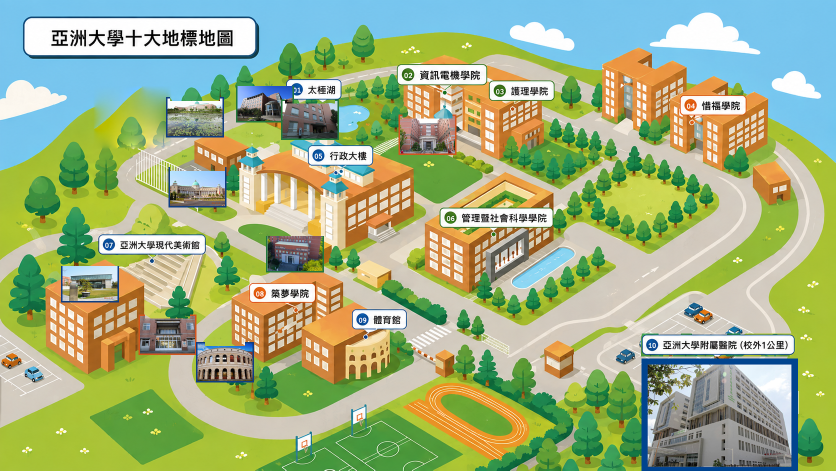
#> input picture campus-quest/asiav3.png, 1672 x 941 px, found by its file name (shown at 1/2 size)
$ python find_capsules.py
#> lines starting #> are read from the running program, lines starting #| are printed output that depends on the picture; after the words box and inside, x2 and y2 are one past the last pixel; in counts of white or black regions, pixels touching at a corner belong together
import cv2
import numpy as np

img = cv2.imread("asiav3.png")
#> img is the input picture: shape (941, 1672, 3); mean B, G, R 130.9, 177.7, 159.6
if img is None:
    print("Failed to load")
    exit()

hsv = cv2.cvtColor(img, cv2.COLOR_BGR2HSV)
#> hsv: shape (941, 1672, 3); mean H, S, V 46.1, 116.9, 195.7

# Define color ranges in HSV
# Note: Tune these if needed.
color_ranges = {
    "blue": (np.array([100, 120, 80]), np.array([125, 255, 180])),
    "green": (np.array([40, 80, 80]), np.array([75, 255, 160])),
    "orange": (np.array([0, 120, 150]), np.array([20, 255, 255]))
}

debug_img = img.copy()

for color_name, (lower, upper) in color_ranges.items():
    mask = cv2.inRange(hsv, lower, upper)
    # Perform some morphological closing to merge text gaps inside capsules
    kernel = cv2.getStructuringElement(cv2.MORPH_RECT, (15, 5))
    mask_closed = cv2.morphologyEx(mask, cv2.MORPH_CLOSE, kernel)

    # Find contours
    contours, _ = cv2.findContours(mask_closed, cv2.RETR_EXTERNAL, cv2.CHAIN_APPROX_SIMPLE)

    print(f"\nCandidates for {color_name}:")
    for i, cnt in enumerate(contours):
        area = cv2.contourArea(cnt)
        if 800 < area < 10000: # Typical capsule size area filter
            x, y, w, h = cv2.boundingRect(cnt)
            # Filter by aspect ratio (capsules are wide rectangles)
            aspect_ratio = w / float(h)
            if 2.0 < aspect_ratio < 7.0:
                cx = x + w // 2
                cy = y + h // 2
                print(f"  ID {i}: Centroid=({cx}, {cy}), Rect=({x},{y},{w},{h}), Area={area:.1f}, AspectRatio={aspect_ratio:.2f}")
                # Draw bounding box and label
                cv2.rectangle(debug_img, (x, y), (x + w, y + h), (0, 255, 0), 2)
                cv2.circle(debug_img, (cx, cy), 5, (0, 0, 255), -1)
                cv2.putText(debug_img, f"{color_name}_{i}", (x, y - 5), cv2.FONT_HERSHEY_SIMPLEX, 0.5, (0, 0, 255), 1)
#> this loop made 3 passes
#> pass 1, `mask = cv2.inRange(hsv, lower, upper)`:
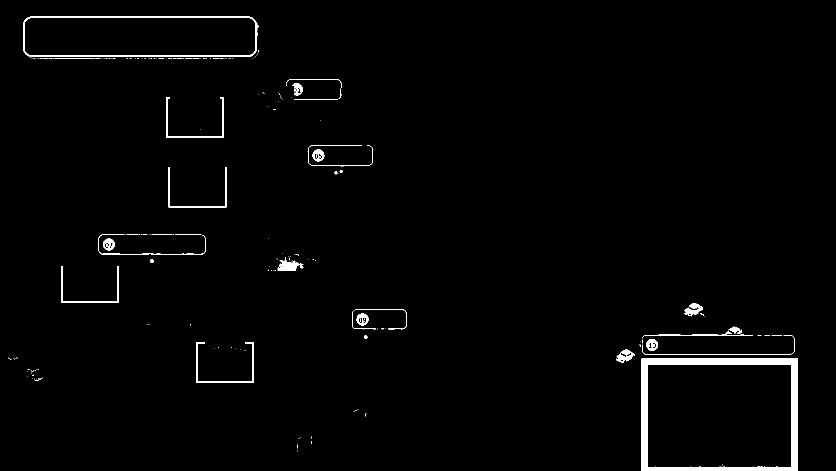
#> mask: shape (941, 1672) (shown at 1/2 size); 1.5% white; 206 white regions (170 under 20 px), largest, box (x1, y1, x2, y2) and area: (1283, 717, 1596, 941) 11116, (46, 33, 516, 116) 2781, (392, 684, 508, 765) 906
#> pass 1, `mask_closed = cv2.morphologyEx(mask, cv2.MORPH_CLOSE, kernel)`:
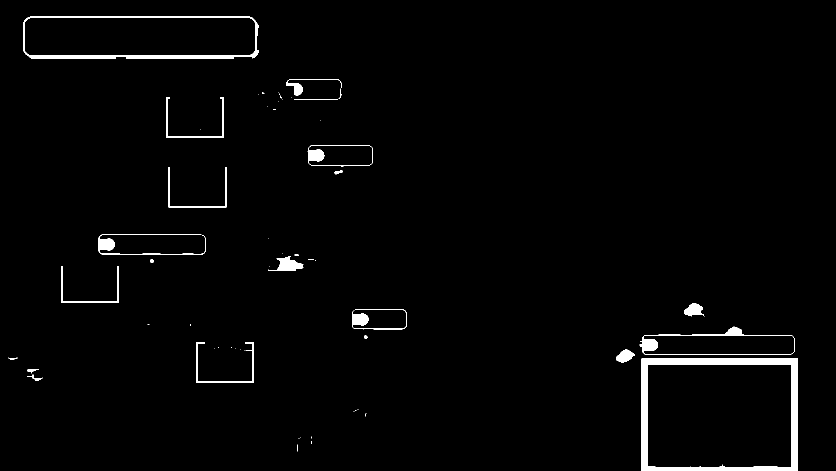
#> mask_closed: shape (941, 1672) (shown at 1/2 size); 1.8% white; 59 white regions (37 under 20 px), largest, box (x1, y1, x2, y2) and area: (1283, 717, 1596, 941) 11181, (46, 33, 518, 118) 4818, (1279, 653, 1589, 710) 1964
#> pass 2, `mask = cv2.inRange(hsv, lower, upper)`:
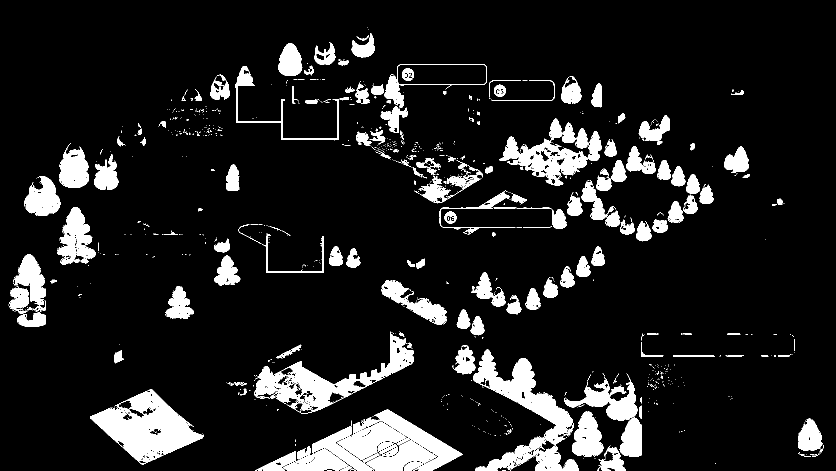
#> mask: shape (941, 1672) (shown at 1/2 size); 11.5% white; 996 white regions (827 under 20 px), largest, box (x1, y1, x2, y2) and area: (180, 779, 407, 929) 15906, (946, 699, 1147, 941) 15458, (508, 663, 828, 828) 12820
#> pass 2, `mask_closed = cv2.morphologyEx(mask, cv2.MORPH_CLOSE, kernel)`:
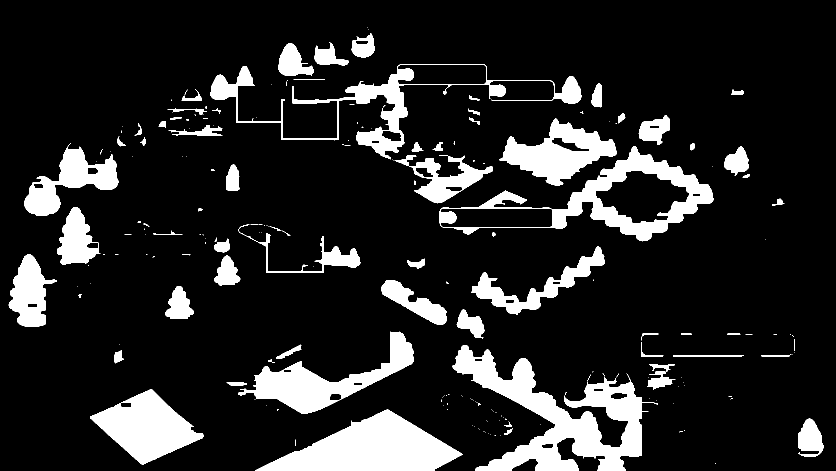
#> mask_closed: shape (941, 1672) (shown at 1/2 size); 14.4% white; 215 white regions (142 under 20 px), largest, box (x1, y1, x2, y2) and area: (905, 690, 1316, 941) 36127, (511, 818, 926, 941) 27076, (879, 292, 1427, 483) 21756
#> after the loop:
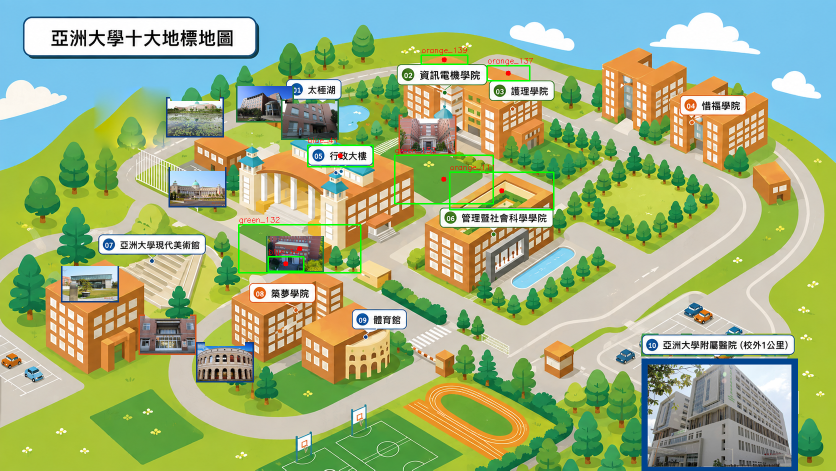
#> debug_img: shape (941, 1672, 3) (shown at 1/2 size); 0.65% of pixels changed, all inside (x1, y1, x2, y2) = (476, 95, 1109, 547)
#> after the loop:
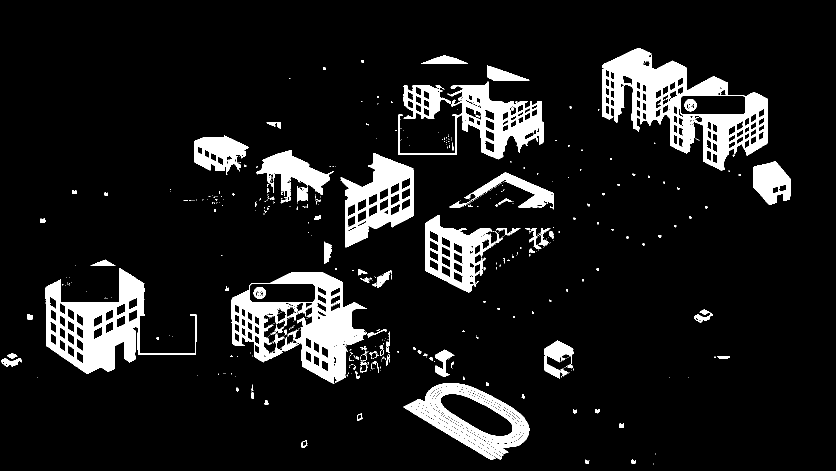
#> mask: shape (941, 1672) (shown at 1/2 size); 10.1% white; 527 white regions (430 under 20 px), largest, box (x1, y1, x2, y2) and area: (1204, 96, 1536, 341) 29137, (463, 545, 734, 768) 24449, (91, 536, 393, 748) 21116
#> after the loop:
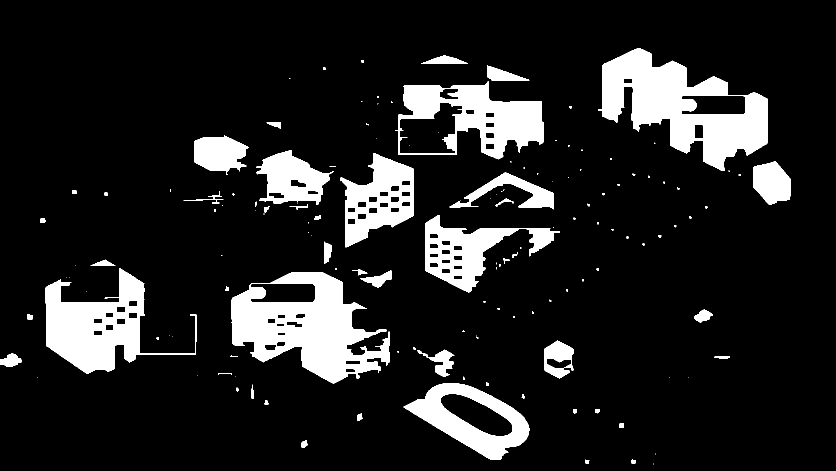
#> mask_closed: shape (941, 1672) (shown at 1/2 size); 13% white; 143 white regions (83 under 20 px), largest, box (x1, y1, x2, y2) and area: (1196, 96, 1536, 341) 38356, (463, 545, 779, 768) 36984, (91, 536, 393, 748) 25634

cv2.imwrite("scratch/detected_capsules.png", debug_img)
print("\nSaved detected capsules image to scratch/detected_capsules.png")

$ run again, with campus-quest/管理暨社會科學學院.png copied over campus-quest/asiav3.png
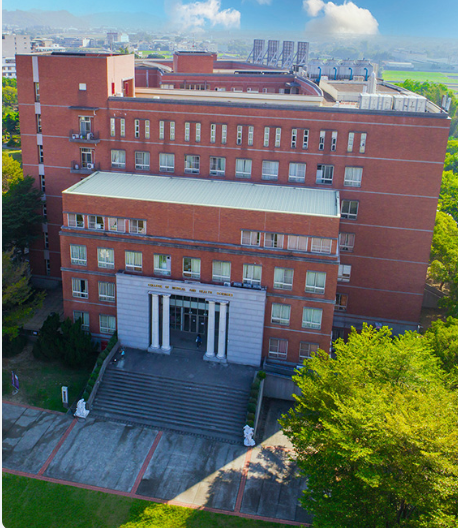
#> input picture campus-quest/管理暨社會科學學院.png, 458 x 528 px, found by its file name
#> img is the input picture: shape (528, 458, 3); mean B, G, R 102.2, 108.2, 104.3
#> hsv: shape (528, 458, 3); mean H, S, V 94.3, 111.6, 130.9
#> after the loop `for color_name, (lower, upper) in color_ranges.items():`:
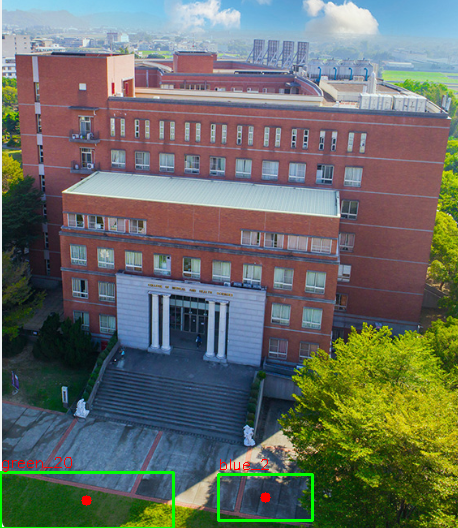
#> debug_img: shape (528, 458, 3); 0.93% of pixels changed, all inside (x1, y1, x2, y2) = (0, 457, 314, 528)
#> after the loop `for color_name, (lower, upper) in color_ranges.items():`:
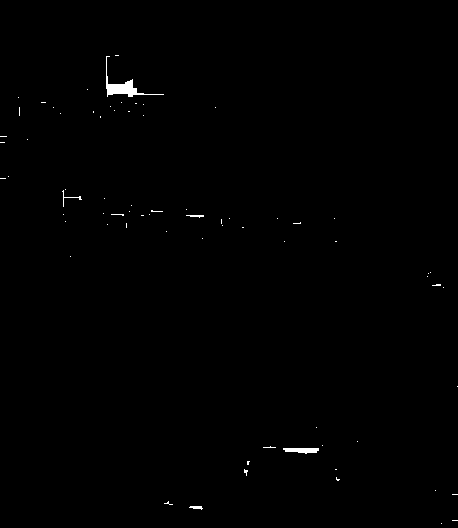
#> mask_closed: shape (528, 458); 0.38% white; 72 white regions (67 under 20 px), largest, box (x1, y1, x2, y2) and area: (106, 56, 164, 97) 415, (283, 448, 319, 454) 159, (62, 190, 82, 207) 42, (189, 506, 203, 510) 36, (186, 215, 204, 218) 33
